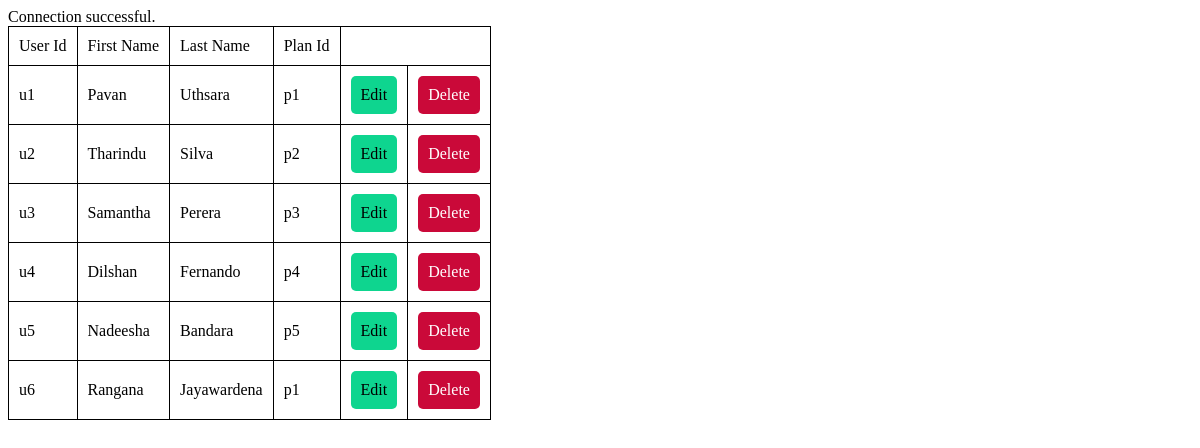
/admin3.php, run on the app's committed database.
### tables this page shows
CREATE TABLE user(
    userId VARCHAR(10) NOT NULL,
    firstName VARCHAR(20) NOT NULL,
    lastName VARCHAR(20) NOT NULL,
    gender VARCHAR(10) NOT NULL,
    mobileNumber VARCHAR(10) NOT NULL,
    email VARCHAR(50) NOT NULL,
    address VARCHAR(150) NOT NULL,
    dob DATE NOT NULL,
    planId VARCHAR(10) NOT NULL,
    password VARCHAR(30) NOT NULL,

    CONSTRAINT user_pk PRIMARY KEY(userId)
);

### admin3.php (the view)
<?php
require_once 'inc/connection.php';
$sql = "SELECT * FROM user";
$result = $connection->query($sql);
echo "<link rel='stylesheet' href='css/admin3.css'>";
if(!$result){
    die("Invalid query or no results ". $connection->error);
} else{
    echo "<table>";
    echo "<tr><td>User Id</td> <td>First Name</td> <td>Last Name</td> <td>Plan Id</td></tr>";
    while($row = $result->fetch_assoc()){
        echo "<tr>";
        echo "<td>".$row['userId']."</td>";
        echo "<td>".$row['firstName']."</td>";
        echo "<td>".$row['lastName']."</td>";
        echo "<td>".$row['planId']."</td>";
        echo "<td><a href='' class='edit-button'>Edit</a></td>";
        echo "<td><a href='' class='delete-button'>Delete</a></td>";
        echo "</tr>";
    }
    echo "</table>";
}
?>

### css/admin3.css (style rules this page uses)
table, th,td { padding: 10px; border: 1px solid black; border-collapse: collapse; }
.edit-button { text-decoration: none; display: inline-block; background-color: #0ed58f; color:black; padding: 10px; cursor: pointer; border-radius: 5px; }
.delete-button { text-decoration: none; display: inline-block; background-color: #ca0939; color:white; padding: 10px; cursor: pointer; border-radius: 5px; }

### data on the page
user: userId "u1", firstName "Pavan", lastName "Uthsara", planId "p1"
user: userId "u2", firstName "Tharindu", lastName "Silva", planId "p2"
user: userId "u3", firstName "Samantha", lastName "Perera", planId "p3"
user: userId "u4", firstName "Dilshan", lastName "Fernando", planId "p4"
user: userId "u5", firstName "Nadeesha", lastName "Bandara", planId "p5"
user: userId "u6", firstName "Rangana", lastName "Jayawardena", planId "p1"
